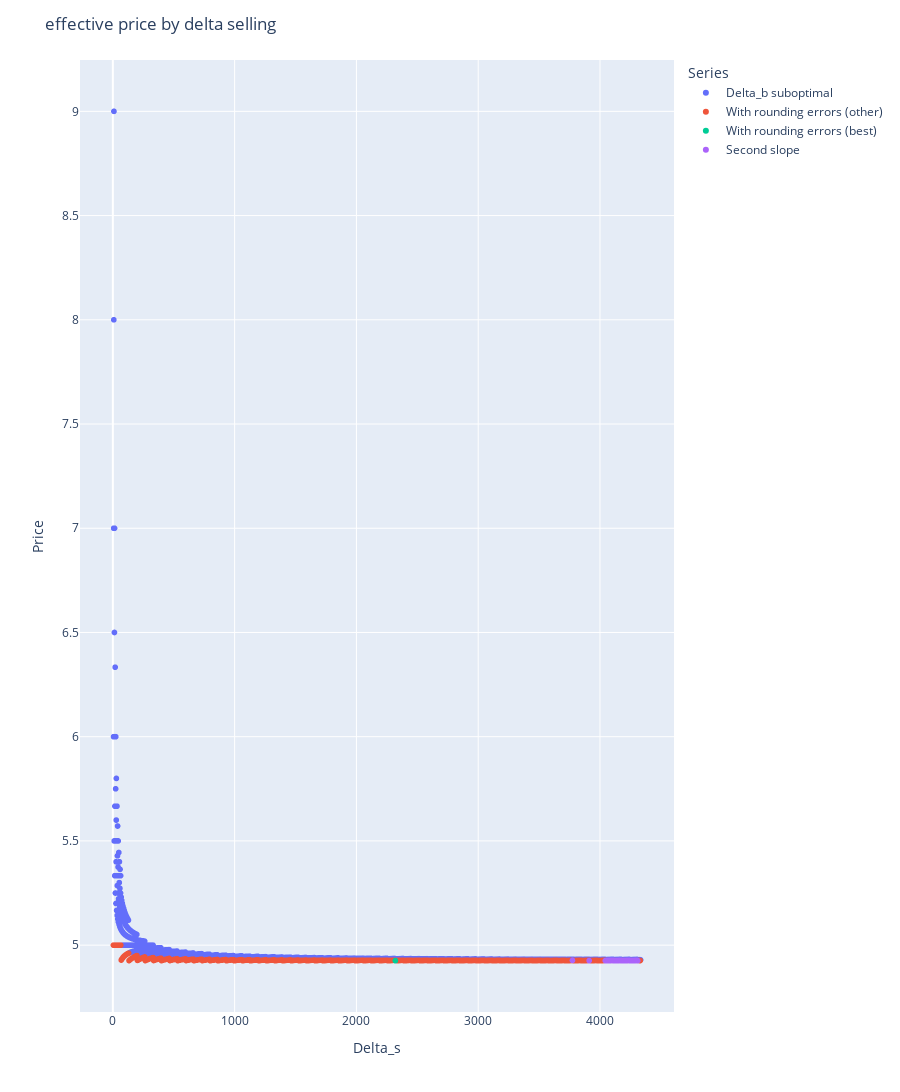

Write notebook code for a chart like this one.
### Code cell
# Convert your data lists to Pandas DataFrames for easier handling
df1 = pd.DataFrame(perfect, columns=['delta_b', 'delta_s', 'price'])
df2 = pd.DataFrame(best_imperfect, columns=['delta_b', 'delta_s', 'price'])
df3 = pd.DataFrame(other_imperfect, columns=['delta_b', 'delta_s', 'price'])
df4 = pd.DataFrame(delta_b_too_low, columns=['delta_b', 'delta_s', 'price'])
df5 = pd.DataFrame(suboptimal_delta_b, columns=['delta_b', 'delta_s', 'price'])
df6 = pd.DataFrame(second_slope, columns=['delta_b', 'delta_s', 'price'])

# Combine the dataframes with an identifier column
df1['Series'] = 'Without rounding errors'
df2['Series'] = 'With rounding errors (best)'
df3['Series'] = 'With rounding errors (other)'
df4['Series'] = 'Delta_b too low'
df5['Series'] = 'Delta_b suboptimal'
df6['Series'] = 'Second slope'
combined_df = pd.concat([df5, df1, df4, df3, df2, df6])

# combined_df = combined_df.sort_values(by='delta_s', ascending=True)

# Create an interactive scatter plot
fig = px.scatter(combined_df, x='delta_s', y='price', color='Series',
                 hover_data=['delta_b', 'delta_s', 'price'])

# Add plot titles and labels
fig.update_layout(title='effective price by delta selling',
                  xaxis_title='Delta_s',
                  yaxis_title='Price',
                  height=1600)

# fig.update_yaxes(range=[combined_df['price'].min(), combined_df['price'].max()])  # Adjust the range as needed

# # Sort the DataFrame by 'ratio' in descending order
# sorted_df = combined_df.sort_values(by='price', ascending=False)

# # Adding a line that connects the dots in decreasing order of their y-value
# fig.add_trace(px.line(sorted_df, x='delta_b', y='price').data[0])

# # Find the five lowest unique y-values (ratios)
# lowest_ratios = combined_df['price'].unique()
# lowest_ratios.sort()

# # Group by 'ratio' and draw lines for each of the five lowest ratios
# for price in lowest_ratios[:20]:
#     group = combined_df[combined_df['price'] == price]
#     # Sort each group by 'delta_b' to make line connections logical
#     sorted_group = group.sort_values(by='delta_b')
#     fig.add_trace(px.line(sorted_group, x='delta_b', y='price').data[0])

# # Adjusting the plot size and layout
# fig.update_layout(title='Scatter Plot with Lines for Lowest Y-values',
#                   xaxis_title='Delta_b',
#                   yaxis_title='Price',
#                   height=800)

# Show the plot
fig.show()

### Figure 1 — Plotly figure (JSON) as saved in the notebook; plotly's stock layout.template omitted (floating-point values rounded to 4 significant figures; data arrays with more than 128 entries replaced by an {"elided": "..."} marker saying what was removed)
{"data": [{"customdata": {"elided": "3450x1 int values"}, "hovertemplate": "Series=Delta_b suboptimal<br>delta_s=%{x}<br>price=%{y}<br>delta_b=%{customdata[0]}<extra></extra>", "legendgroup": "Delta_b suboptimal", "marker": {"color": "#636efa", "symbol": "circle"}, "mode": "markers", "name": "Delta_b suboptimal", "showlegend": true, "type": "scattergl", "x": {"elided": "3450 int values"}, "xaxis": "x", "y": {"elided": "3450 float values"}, "yaxis": "y"}, {"customdata": {"elided": "878x1 int values"}, "hovertemplate": "Series=With rounding errors (other)<br>delta_s=%{x}<br>price=%{y}<br>delta_b=%{customdata[0]}<extra></extra>", "legendgroup": "With rounding errors (other)", "marker": {"color": "#EF553B", "symbol": "circle"}, "mode": "markers", "name": "With rounding errors (other)", "showlegend": true, "type": "scattergl", "x": {"elided": "878 int values"}, "xaxis": "x", "y": {"elided": "878 float values"}, "yaxis": "y"}, {"customdata": [[471]], "hovertemplate": "Series=With rounding errors (best)<br>delta_s=%{x}<br>price=%{y}<br>delta_b=%{customdata[0]}<extra></extra>", "legendgroup": "With rounding errors (best)", "marker": {"color": "#00cc96", "symbol": "circle"}, "mode": "markers", "name": "With rounding errors (best)", "showlegend": true, "type": "scattergl", "x": [2320], "xaxis": "x", "y": [4.926], "yaxis": "y"}, {"customdata": [[875], [874], [873], [872], [871], [870], [869], [868], [867], [866], [865], [864], [863], [862], [861], [860], [859], [858], [857], [856], [855], [854], [853], [852], [851], [850], [849], [848], [847], [846], [845], [844], [843], [842], [841], [840], [839], [838], [837], [836], [835], [834], [833], [832], [831], [830], [829], [828], [827], [826], [825], [824], [823], [822], [821], [794], [766]], "hovertemplate": "Series=Second slope<br>delta_s=%{x}<br>price=%{y}<br>delta_b=%{customdata[0]}<extra></extra>", "legendgroup": "Second slope", "marker": {"color": "#ab63fa", "symbol": "circle"}, "mode": "markers", "name": "Second slope", "showlegend": true, "type": "scattergl", "x": [4310, 4306, 4301, 4296, 4291, 4286, 4281, 4276, 4271, 4266, 4261, 4256, 4251, 4246, 4242, 4237, 4232, 4227, 4222, 4217, 4212, 4207, 4202, 4197, 4192, 4187, 4182, 4177, 4173, 4168, 4163, 4158, 4153, 4148, 4143, 4138, 4133, 4128, 4123, 4118, 4113, 4109, 4104, 4099, 4094, 4089, 4084, 4079, 4074, 4069, 4064, 4059, 4054, 4049, 4044, 3911, 3774], "xaxis": "x", "y": [4.926, 4.927, 4.927, 4.927, 4.927, 4.926, 4.926, 4.926, 4.926, 4.926, 4.926, 4.926, 4.926, 4.926, 4.927, 4.927, 4.927, 4.927, 4.926, 4.926, 4.926, 4.926, 4.926, 4.926, 4.926, 4.926, 4.926, 4.926, 4.927, 4.927, 4.927, 4.927, 4.926, 4.926, 4.926, 4.926, 4.926, 4.926, 4.926, 4.926, 4.926, 4.927, 4.927, 4.927, 4.927, 4.927, 4.926, 4.926, 4.926, 4.926, 4.926, 4.926, 4.926, 4.926, 4.926, 4.926, 4.927], "yaxis": "y"}], "layout": {"height": 1600, "legend": {"title": {"text": "Series"}, "tracegroupgap": 0}, "margin": {"t": 60}, "title": {"text": "effective price by delta selling"}, "xaxis": {"anchor": "y", "domain": [0, 1], "title": {"text": "Delta_s"}}, "yaxis": {"anchor": "x", "domain": [0, 1], "title": {"text": "Price"}}}}
